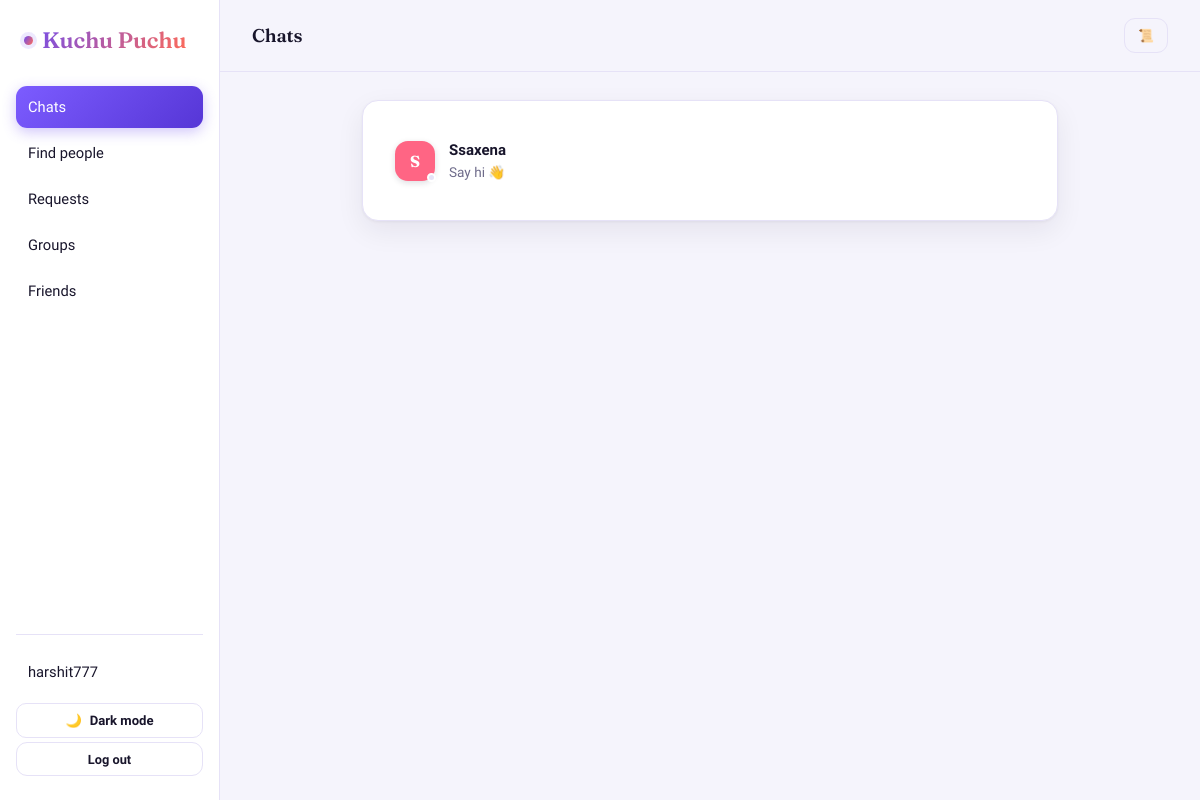
Before: /chat/ (signed in) with the older database file.
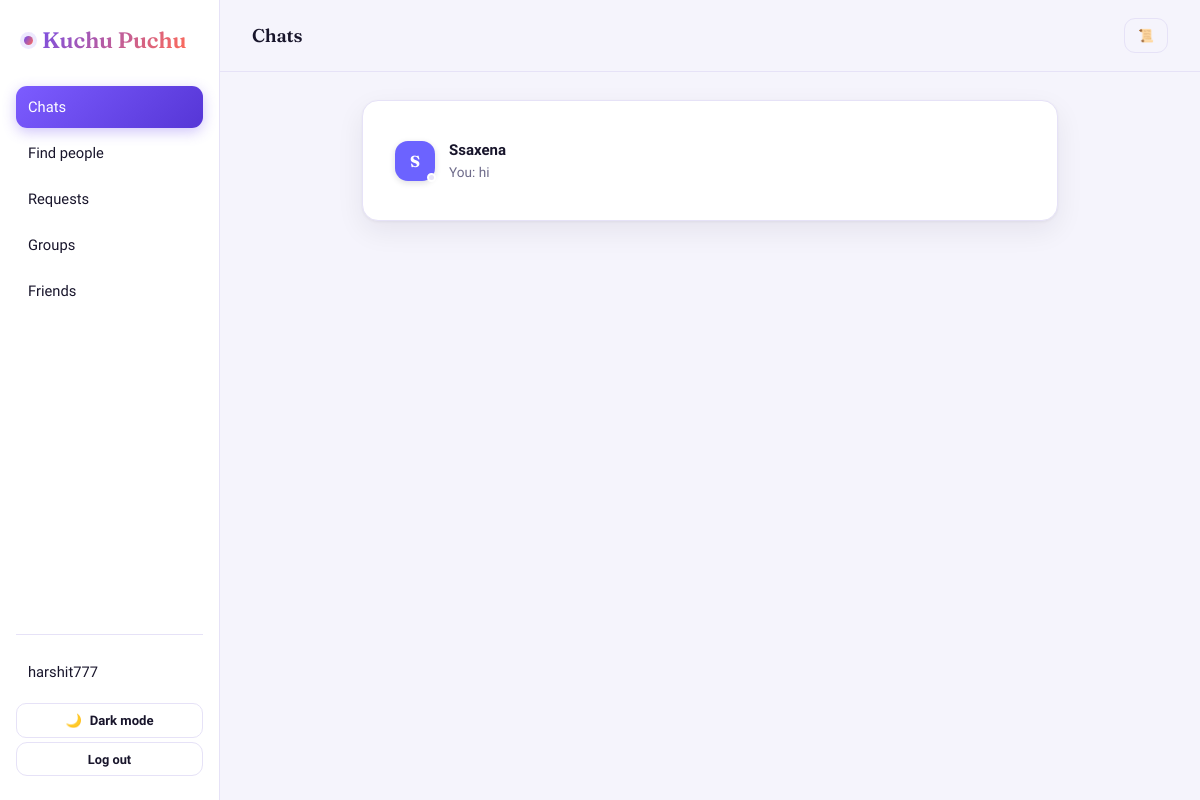
After: the same page with the newer database file.
### accounts/models.py (models this page shows, shortened)
class User(AbstractUser):
    THEME_LIGHT = 'light'
    THEME_DARK = 'dark'
    THEME_CHOICES = [(THEME_LIGHT, 'Light'), (THEME_DARK, 'Dark')]
    bio = models.CharField(max_length=160, blank=True)
    avatar_color = models.CharField(max_length=7, default='#6C63FF')  # used for the letter-avatar fallback
    avatar_url = models.URLField(blank=True)
    avatar_public_id = models.CharField(max_length=255, blank=True)  # Cloudinary asset id, so we can delete/replace it later
    last_seen_at = models.DateTimeField(null=True, blank=True)
    theme_preference = models.CharField(max_length=5, choices=THEME_CHOICES, default=THEME_LIGHT)
    spotify_access_token = models.CharField(max_length=255, blank=True)
    spotify_refresh_token = models.CharField(max_length=255, blank=True)
    spotify_token_expires_at = models.DateTimeField(null=True, blank=True)

### chat/models.py (models this page shows, shortened)
class Message(models.Model):
    KIND_TEXT = 'text'
    KIND_GIF = 'gif'
    KIND_STICKER = 'sticker'
    KIND_VOICE = 'voice'
    KIND_FILE = 'file'
    KIND_CHOICES = [
        (KIND_TEXT, 'Text'),
        (KIND_GIF, 'GIF'),
        (KIND_STICKER, 'Sticker'),
        (KIND_VOICE, 'Voice message'),
        (KIND_FILE, 'File'),
    ]
    sender = models.ForeignKey(settings.AUTH_USER_MODEL, related_name='sent_messages', on_delete=models.CASCADE)
    recipient = models.ForeignKey(settings.AUTH_USER_MODEL, related_name='received_messages', on_delete=models.CASCADE)
    body = models.CharField(max_length=2000, blank=True)
    kind = models.CharField(max_length=10, choices=KIND_CHOICES, default=KIND_TEXT)
    media_url = models.URLField(blank=True)
    media_public_id = models.CharField(max_length=255, blank=True)  # Cloudinary asset id, for cleanup on delete
    file_name = models.CharField(max_length=255, blank=True)  # original filename, for KIND_FILE
    file_size = models.PositiveIntegerField(null=True, blank=True)  # bytes, for KIND_FILE
    duration_seconds = models.PositiveIntegerField(null=True, blank=True)  # for KIND_VOICE
    effect = models.CharField(max_length=12, blank=True, choices=EFFECT_CHOICES)
    reply_to = models.ForeignKey(
        'self', null=True, blank=True, on_delete=models.SET_NULL, related_name='replies'
    )
    created_at = models.DateTimeField(auto_now_add=True)
    edited_at = models.DateTimeField(null=True, blank=True)
    deleted_at = models.DateTimeField(null=True, blank=True)  # soft delete — body/media cleared, row kept for thread integrity
    is_read = models.BooleanField(default=False)
    class Meta:
        ordering = ['created_at']
        indexes = [
            models.Index(fields=['recipient', 'is_read'], name='chat_msg_recipient_read_idx'),
            models.Index(fields=['sender', 'recipient', 'created_at'], name='chat_msg_convo_idx'),
        ]
        constraints = [
            models.CheckConstraint(
                check=models.Q(deleted_at__isnull=False) | models.Q(body__gt='') | ~models.Q(media_url=''),
                name='chat_msg_has_content',
            ),
        ]

### chat/views.py (the view)
# urls.py: path('', views.inbox, name='inbox'),
@login_required
def inbox(request):
    friends = Friendship.friends_of(request.user)
    summaries = _conversation_summaries(request.user, friends)
    muted_ids = set(ConversationMute.objects.filter(user=request.user).values_list('friend_id', flat=True))
    nickname_map = dict(
        ContactNickname.objects.filter(owner=request.user, friend__in=friends).exclude(nickname='')
        .values_list('friend_id', 'nickname')
    )
    now = timezone.now()
    conversations = [
        {
            'friend': friend,
            'display_name': nickname_map.get(friend.pk, friend.username),
            'last_msg': summaries[friend.pk]['last_msg'],
            'unread': summaries[friend.pk]['unread'],
            'muted': friend.pk in muted_ids,
            'online': bool(friend.last_seen_at and (now - friend.last_seen_at).total_seconds() < ONLINE_WINDOW_SECONDS),
        }
        for friend in friends
    ]
    conversations.sort(
        key=lambda c: c['last_msg'].created_at if c['last_msg'] else c['friend'].date_joined,
        reverse=True,
    )
    return render(request, 'chat/inbox.html', {'conversations': conversations})

### accounts/templatetags/avatar_tags.py (called while the page is built)
@register.simple_tag
def avatar(entity, size=''):
    url = getattr(entity, 'avatar_url', '') or ''
    color = getattr(entity, 'avatar_color', '#6C63FF') or '#6C63FF'
    label = getattr(entity, 'username', '') or getattr(entity, 'name', '') or '?'
    letter = label[:1].upper()
    css_class = f'avatar {size}'.strip()
    if url:
        return format_html('<img class="{}" src="{}" alt="{}">', css_class, url, letter)
    return format_html('<div class="{}" style="background:{};">{}</div>', css_class, color, letter)

### chat/context_processors.py (called while the page is built)
def unread_messages_count(request):
    if not request.user.is_authenticated:
        return {'unread_messages_count': 0}
    muted_friend_ids = ConversationMute.objects.filter(user=request.user).values_list('friend_id', flat=True)
    count = (
        Message.objects.filter(recipient=request.user, is_read=False, deleted_at__isnull=True)
        .exclude(sender_id__in=muted_friend_ids)
        .count()
    )
    return {'unread_messages_count': count}

### friends/context_processors.py (called while the page is built)
def pending_requests_count(request):
    if request.user.is_authenticated:
        count = FriendRequest.objects.filter(to_user=request.user).count()
        return {'pending_requests_count': count}
    return {'pending_requests_count': 0}

### friends/models.py (called while the page is built)
    @staticmethod
    def friends_of(user):
        qs = Friendship.objects.filter(Q(user_a=user) | Q(user_b=user)).select_related('user_a', 'user_b')
        friends = []
        for f in qs:
            friends.append(f.user_b if f.user_a_id == user.pk else f.user_a)
        return friends

### groupchat/context_processors.py (called while the page is built, shortened)
def unread_group_messages_count(request):
    if not request.user.is_authenticated:
        return {'unread_group_messages_count': 0}
    total = 0
    memberships = GroupMembership.objects.filter(user=request.user, is_muted=False).only('group_id', 'last_read_at')
    return {'unread_group_messages_count': total}

### templates/chat/inbox.html (shortened to what this page needs)
{% extends "base.html" %}
{% load avatar_tags %}
{% block body %}
<div class="topbar">
  <h2>Chats</h2>
  <a href="{% url 'calls:history' %}" class="btn btn-ghost btn-sm" title="Call history">📜</a>
</div>
<div class="content">
  <div class="card" id="inbox-card" data-inbox-url="{% url 'chat:inbox_data' %}" data-room-base="/chat/with/">
    {% if not conversations %}
      <div class="empty-state" id="inbox-empty">
        <h3>No conversations yet</h3>
        <p>Add a friend from <a href="{% url 'friends:search' %}">Find people</a>, then start chatting.</p>
      </div>
    {% else %}
      <div id="inbox-list">
        {% for c in conversations %}
          <a class="list-row" style="color:inherit;" href="{% url 'chat:room' c.friend.username %}" data-username="{{ c.friend.username }}">
            <span class="avatar-wrap">
              {% avatar c.friend %}
              <span class="presence-dot {% if c.online %}online{% endif %}"></span>
            </span>
            <div class="meta">
              <div class="name">{{ c.display_name }}{% if c.muted %} 🔕{% endif %}</div>
              <div class="sub">
                {% if c.last_msg %}
                  {% if c.last_msg.sender == user %}You: {% endif %}{{ c.last_msg.body }}
                {% else %}
                  Say hi 👋
                {% endif %}
              </div>
            </div>
          </a>
        {% endfor %}
      </div>
    {% endif %}
  </div>
</div>
{% endblock %}

### templates/base.html (shortened to what this page needs)
{% load static %}
<!DOCTYPE html>
<html lang="en" data-theme="{% if user.is_authenticated %}{{ user.theme_preference }}{% else %}light{% endif %}">
<head>
  <link rel="stylesheet" href="{% static 'css/style.css' %}">
</head>
<body>
{% if user.is_authenticated %}
<div class="app-shell">
  <aside class="sidebar" data-notify-url="{% url 'chat:notify_summary' %}">
    <div class="brand"><span class="dot"></span><span>Kuchu Puchu</span></div>
    <a class="nav-link {% if request.resolver_match.view_name == 'chat:inbox' %}active{% endif %}" href="{% url 'chat:inbox' %}">
      <span class="label-row"><span class="icon" aria-hidden="true">💬</span><span class="label">Chats</span></span>
    </a>
    <a class="nav-link {% if request.resolver_match.view_name == 'friends:search' %}active{% endif %}" href="{% url 'friends:search' %}">
      <span class="label-row"><span class="icon" aria-hidden="true">🔍</span><span class="label">Find people</span></span>
    </a>
    <a class="nav-link {% if request.resolver_match.view_name == 'friends:requests' %}active{% endif %}" href="{% url 'friends:requests' %}">
      <span class="label-row"><span class="icon" aria-hidden="true">🔔</span><span class="label">Requests</span></span>
    </a>
    <a class="nav-link {% if request.resolver_match.app_name == 'groupchat' %}active{% endif %}" href="{% url 'groupchat:list' %}">
      <span class="label-row"><span class="icon" aria-hidden="true">👨‍👩‍👧‍👦</span><span class="label">Groups</span></span>
    </a>
    <a class="nav-link {% if request.resolver_match.view_name == 'friends:list' %}active{% endif %}" href="{% url 'friends:list' %}">
      <span class="label-row"><span class="icon" aria-hidden="true">👥</span><span class="label">Friends</span></span>
    </a>
    <div class="sidebar-footer">
      <a class="nav-link {% if request.resolver_match.view_name == 'accounts:profile' %}active{% endif %}" href="{% url 'accounts:profile' %}">
        <span class="label-row"><span class="icon" aria-hidden="true">👤</span><span class="label">{{ user.username }}</span></span>
      </a>
      <button type="button" class="theme-toggle" id="theme-toggle-btn" data-toggle-url="{% url 'accounts:toggle_theme' %}">
        <span id="theme-toggle-icon">{% if user.theme_preference == 'dark' %}☀️{% else %}🌙{% endif %}</span>
        <span class="label">{% if user.theme_preference == 'dark' %}Light mode{% else %}Dark mode{% endif %}</span>
      </button>
      <form method="post" action="{% url 'accounts:logout' %}">
        <button class="btn btn-ghost btn-sm btn-block" type="submit">Log out</button>
      </form>
    </div>
  </aside>
  <div class="main">
    {% block body %}{% endblock %}
  </div>
</div>
{% else %}
  {% block auth_body %}{% endblock %}
{% endif %}
</body>
</html>

Changed rows visible on the page:
changed User "Ssaxena": avatar_color "#FF6584" → "#6C63FF" (drawn); last_msg.body (not shown) → "hi"; text "Say hi 👋" → "You:"
